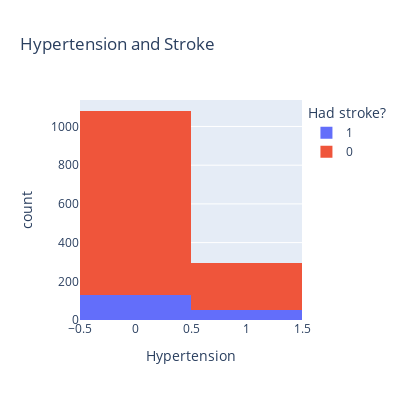
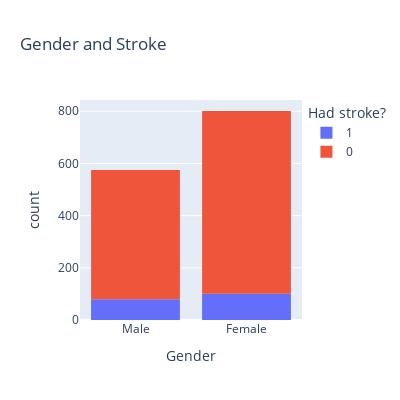
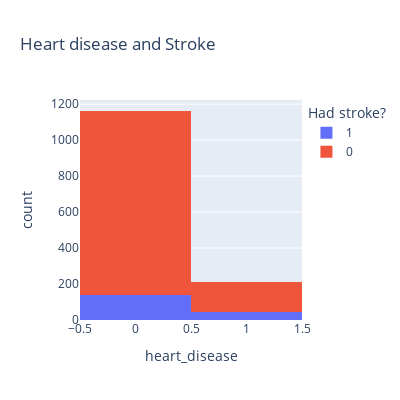
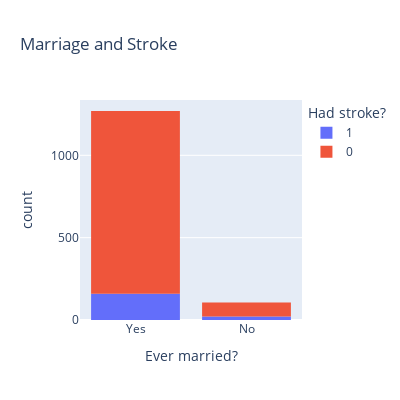

Write notebook code for charts like these, in order.
### Markdown cell above
### Categorical
our categorical features are gender, hypertension, heart_disease, ever_married, work_type, Residence_type and smoking_status

Below, we plot the distribution of the categorical features and how they influence stroke probability

### Code cell
# hypertension
plot = px.histogram(data, x="hypertension", color="stroke",width=400, height=400, title="Hypertension and Stroke", labels={
                     "hypertension": "Hypertension",
                     "stroke": "Had stroke?"
                 },)
plot.show()
print()
print (f'Stroke probability with hypertension: {round(data[data["hypertension"]==1]["stroke"].mean()*100,2)} %')
print (f'Stroke probability without hypertension: {round(data[data["hypertension"]==0]["stroke"].mean()*100,2)} %')
print (f'Person with hypertension is {round((data[data["hypertension"]==1]["stroke"].mean()*100)/(data[data["hypertension"]==0]["stroke"].mean()*100),2)} times more likely to get a stroke')

# gender
plot = px.histogram(data, x="gender", color="stroke",width=400, height=400, title="Gender and Stroke", labels={
                     "gender": "Gender",
                     "stroke": "Had stroke?"
                 },)
plot.show()
print()
print (f'Stroke probability for male: {round(data[data["gender"]=="Female"]["stroke"].mean()*100,2)} %')
print (f'Stroke probability for female: {round(data[data["gender"]=="Female"]["stroke"].mean()*100,2)} %')
print('No significant difference between male and female')

# heart disease
plot = px.histogram(data, x="heart_disease", color="stroke",width=400, height=400, title="Heart disease and Stroke", labels={
                     "gender": "Gender",
                     "stroke": "Had stroke?"
                 },)
plot.show()
print()
print (f'Stroke probability with heart disease: {round(data[data["heart_disease"]==1]["stroke"].mean()*100,2)} %')
print (f'Stroke probability without heart disease: {round(data[data["heart_disease"]==0]["stroke"].mean()*100,2)} %')
print (f'Person with heart disease is {round((data[data["heart_disease"]==1]["stroke"].mean()*100)/(data[data["heart_disease"]==0]["stroke"].mean()*100),2)} times more likely to get a stroke')

# married
plot = px.histogram(data, x="ever_married", color="stroke",width=400, height=400, title="Marriage and Stroke", labels={
                     "ever_married": "Ever married?",
                     "stroke": "Had stroke?"
                 },)
plot.show()
print()
print (f'Stroke probability when ever married: {round(data[data["ever_married"]=="Yes"]["stroke"].mean()*100,2)} %')
print (f'Stroke probability without ever being married: {round(data[data["ever_married"]=="No"]["stroke"].mean()*100,2)} %')
print (f'A married person is {round((data[data["ever_married"]=="Yes"]["stroke"].mean()*100)/(data[data["ever_married"]=="No"]["stroke"].mean()*100), 2)} times more likely to get a stroke')
# interesting, for all age groups its the other way round. Older people seem to have less stressfull mariages

# work type
plot = px.histogram(data, x="work_type", color="stroke",width=500, height=400, title="Work Type and Stroke", labels={
                     "work_type": "Work Type",
                     "stroke": "Had stroke?"
                 },)
plot.show()
print()
print (f'Stroke probability when private job: {round(data[data["work_type"]=="Private"]["stroke"].mean()*100,2)} %')
print (f'Stroke probability when self employed: {round(data[data["work_type"]=="Self-employed"]["stroke"].mean()*100,2)} %')
print (f'Stroke probability when government job: {round(data[data["work_type"]=="Govt_job"]["stroke"].mean()*100,2)} %')

# Residence
plot = px.histogram(data, x="Residence_type", color="stroke",width=400, height=400, title="Residence Type and Stroke", labels={
                     "Residence_type": "Residence type?",
                     "stroke": "Had stroke?"
                 },)
plot.show()
print()
print (f'Stroke probability when living in urban area: {round(data[data["Residence_type"]=="Urban"]["stroke"].mean()*100,2)} %')
print (f'Stroke probability when living in rural area: {round(data[data["Residence_type"]=="Rural"]["stroke"].mean()*100,2)} %')
print (f'A person living in an urban area is {round((data[data["Residence_type"]=="Urban"]["stroke"].mean()*100)/(data[data["Residence_type"]=="Rural"]["stroke"].mean()*100), 2)} times more likely to get a stroke')

# Smoking
plot = px.histogram(data, x="smoking_status", color="stroke",width=500, height=400, title="Smoking Habits and Stroke", labels={
                     "smoking_status": "Smoking?",
                     "stroke": "Had stroke?"
                 },)
plot.show()
print()
print (f'Stroke probability when formerly smoked: {round(data[data["smoking_status"]=="formerly smoked"]["stroke"].mean()*100,2)} %')
print (f'Stroke probability when never smoked: {round(data[data["smoking_status"]=="never smoked"]["stroke"].mean()*100,2)} %')
print (f'Stroke probability when smokes: {round(data[data["smoking_status"]=="smokes"]["stroke"].mean()*100,2)} %')
# surprisingly no impact

### Figure 1 — Plotly figure (JSON) as saved in the notebook; plotly's stock layout.template omitted (floating-point values rounded to 4 significant figures; data arrays with more than 128 entries replaced by an {"elided": "..."} marker saying what was removed)
{"data": [{"alignmentgroup": "True", "bingroup": "x", "hovertemplate": "Had stroke?=1<br>Hypertension=%{x}<br>count=%{y}<extra></extra>", "legendgroup": "1", "marker": {"color": "#636efa", "pattern": {"shape": ""}}, "name": "1", "offsetgroup": "1", "orientation": "v", "showlegend": true, "type": "histogram", "x": {"elided": "181 int values"}, "xaxis": "x", "yaxis": "y"}, {"alignmentgroup": "True", "bingroup": "x", "hovertemplate": "Had stroke?=0<br>Hypertension=%{x}<br>count=%{y}<extra></extra>", "legendgroup": "0", "marker": {"color": "#EF553B", "pattern": {"shape": ""}}, "name": "0", "offsetgroup": "0", "orientation": "v", "showlegend": true, "type": "histogram", "x": {"elided": "1195 int values"}, "xaxis": "x", "yaxis": "y"}], "layout": {"barmode": "relative", "height": 400, "legend": {"title": {"text": "Had stroke?"}, "tracegroupgap": 0}, "title": {"text": "Hypertension and Stroke"}, "width": 400, "xaxis": {"anchor": "y", "domain": [0, 1], "title": {"text": "Hypertension"}}, "yaxis": {"anchor": "x", "domain": [0, 1], "title": {"text": "count"}}}}

### Figure 2 — Plotly figure (JSON) as saved in the notebook; plotly's stock layout.template omitted (floating-point values rounded to 4 significant figures; data arrays with more than 128 entries replaced by an {"elided": "..."} marker saying what was removed)
{"data": [{"alignmentgroup": "True", "bingroup": "x", "hovertemplate": "Had stroke?=1<br>Gender=%{x}<br>count=%{y}<extra></extra>", "legendgroup": "1", "marker": {"color": "#636efa", "pattern": {"shape": ""}}, "name": "1", "offsetgroup": "1", "orientation": "v", "showlegend": true, "type": "histogram", "x": {"elided": "181 str values"}, "xaxis": "x", "yaxis": "y"}, {"alignmentgroup": "True", "bingroup": "x", "hovertemplate": "Had stroke?=0<br>Gender=%{x}<br>count=%{y}<extra></extra>", "legendgroup": "0", "marker": {"color": "#EF553B", "pattern": {"shape": ""}}, "name": "0", "offsetgroup": "0", "orientation": "v", "showlegend": true, "type": "histogram", "x": {"elided": "1195 str values"}, "xaxis": "x", "yaxis": "y"}], "layout": {"barmode": "relative", "height": 400, "legend": {"title": {"text": "Had stroke?"}, "tracegroupgap": 0}, "title": {"text": "Gender and Stroke"}, "width": 400, "xaxis": {"anchor": "y", "domain": [0, 1], "title": {"text": "Gender"}}, "yaxis": {"anchor": "x", "domain": [0, 1], "title": {"text": "count"}}}}

### Figure 3 — Plotly figure (JSON) as saved in the notebook; plotly's stock layout.template omitted (floating-point values rounded to 4 significant figures; data arrays with more than 128 entries replaced by an {"elided": "..."} marker saying what was removed)
{"data": [{"alignmentgroup": "True", "bingroup": "x", "hovertemplate": "Had stroke?=1<br>heart_disease=%{x}<br>count=%{y}<extra></extra>", "legendgroup": "1", "marker": {"color": "#636efa", "pattern": {"shape": ""}}, "name": "1", "offsetgroup": "1", "orientation": "v", "showlegend": true, "type": "histogram", "x": {"elided": "181 int values"}, "xaxis": "x", "yaxis": "y"}, {"alignmentgroup": "True", "bingroup": "x", "hovertemplate": "Had stroke?=0<br>heart_disease=%{x}<br>count=%{y}<extra></extra>", "legendgroup": "0", "marker": {"color": "#EF553B", "pattern": {"shape": ""}}, "name": "0", "offsetgroup": "0", "orientation": "v", "showlegend": true, "type": "histogram", "x": {"elided": "1195 int values"}, "xaxis": "x", "yaxis": "y"}], "layout": {"barmode": "relative", "height": 400, "legend": {"title": {"text": "Had stroke?"}, "tracegroupgap": 0}, "title": {"text": "Heart disease and Stroke"}, "width": 400, "xaxis": {"anchor": "y", "domain": [0, 1], "title": {"text": "heart_disease"}}, "yaxis": {"anchor": "x", "domain": [0, 1], "title": {"text": "count"}}}}

### Figure 4 — Plotly figure (JSON) as saved in the notebook; plotly's stock layout.template omitted (floating-point values rounded to 4 significant figures; data arrays with more than 128 entries replaced by an {"elided": "..."} marker saying what was removed)
{"data": [{"alignmentgroup": "True", "bingroup": "x", "hovertemplate": "Had stroke?=1<br>Ever married?=%{x}<br>count=%{y}<extra></extra>", "legendgroup": "1", "marker": {"color": "#636efa", "pattern": {"shape": ""}}, "name": "1", "offsetgroup": "1", "orientation": "v", "showlegend": true, "type": "histogram", "x": {"elided": "181 str values"}, "xaxis": "x", "yaxis": "y"}, {"alignmentgroup": "True", "bingroup": "x", "hovertemplate": "Had stroke?=0<br>Ever married?=%{x}<br>count=%{y}<extra></extra>", "legendgroup": "0", "marker": {"color": "#EF553B", "pattern": {"shape": ""}}, "name": "0", "offsetgroup": "0", "orientation": "v", "showlegend": true, "type": "histogram", "x": {"elided": "1195 str values"}, "xaxis": "x", "yaxis": "y"}], "layout": {"barmode": "relative", "height": 400, "legend": {"title": {"text": "Had stroke?"}, "tracegroupgap": 0}, "title": {"text": "Marriage and Stroke"}, "width": 400, "xaxis": {"anchor": "y", "domain": [0, 1], "title": {"text": "Ever married?"}}, "yaxis": {"anchor": "x", "domain": [0, 1], "title": {"text": "count"}}}}
